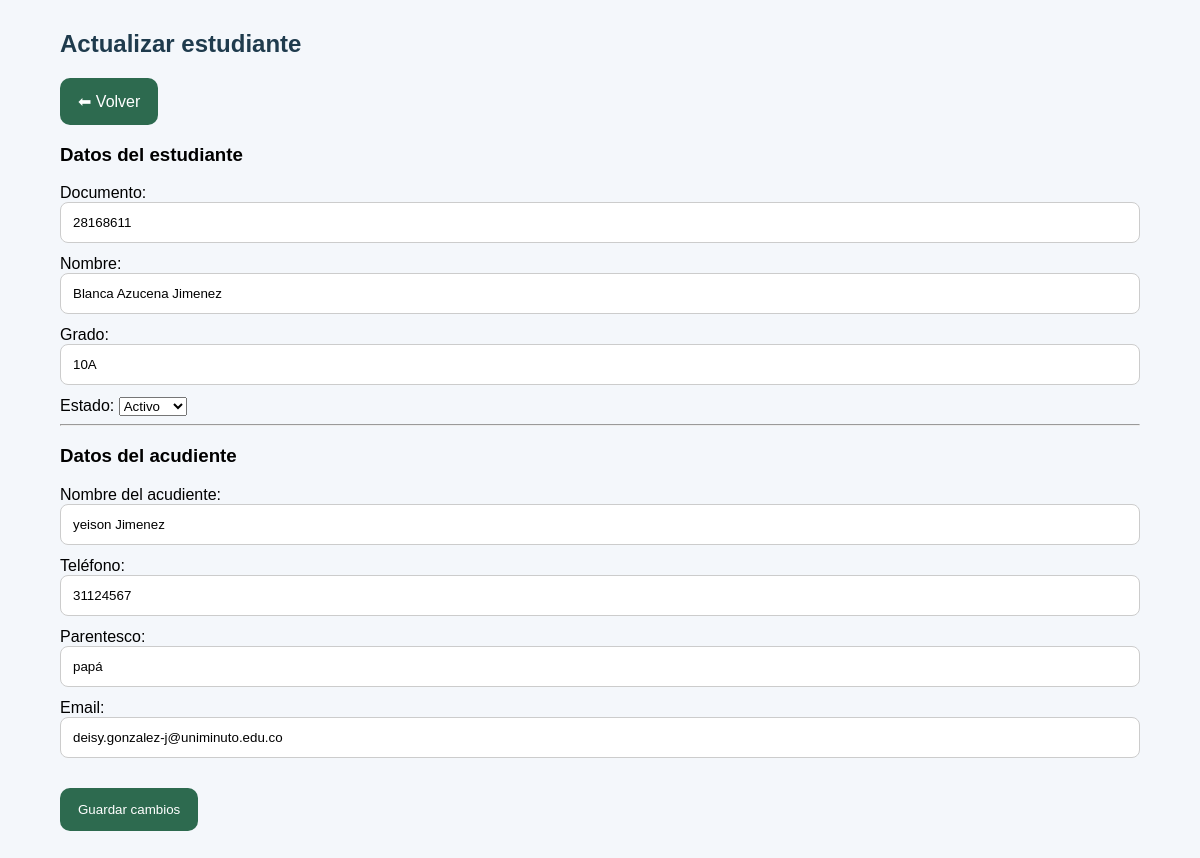
Page /coordinador/editar_estudiante/9 (signed in) on the committed database.
### tables this page shows
CREATE TABLE estudiante (
    id_estudiante INTEGER PRIMARY KEY AUTOINCREMENT,
    documento TEXT,
    nombre TEXT,
    grado TEXT,
    estado TEXT,
    qr_hash TEXT UNIQUE,
    created_at DATETIME DEFAULT CURRENT_TIMESTAMP
);

CREATE TABLE acudiente (
    id_acudiente INTEGER PRIMARY KEY AUTOINCREMENT,
    nombre TEXT,
    telefono TEXT,
    parentesco TEXT,
    email TEXT,
    estado TEXT,
    created_at DATETIME DEFAULT CURRENT_TIMESTAMP
, id_estudiante INTEGER);

### web_app.py (the view, shortened to what this page needs)
@app.route("/coordinador/editar_estudiante/<int:id_estudiante>", methods=["GET", "POST"])
def editar_estudiante(id_estudiante):
    if "rol" not in session or session["rol"] not in ["Coordinador", "Administrador", "Rectora"]:
        return redirect(url_for("login"))
    conn = get_connection()
    cursor = conn.cursor()
    cursor.execute("""
        SELECT e.id_estudiante, e.documento, e.nombre, e.grado, e.estado, e.qr_hash,
               a.nombre AS nombre_acudiente, a.telefono, a.parentesco, a.email
        FROM estudiante e
        LEFT JOIN acudiente a ON e.id_estudiante = a.id_estudiante
        WHERE e.id_estudiante = ?
    """, (id_estudiante,))
    estudiante = cursor.fetchone()
    conn.close()
    if not estudiante:
        return redirect(url_for("ver_estudiantes_web"))
    return render_template(
        "editar_estudiante.html",
        estudiante=estudiante,
        nombre=session["nombre"]
    )

### config.py (called while the page is built)
def get_connection():
    conn = sqlite3.connect(DATABASE)
    conn.row_factory = sqlite3.Row
    return conn

### templates/editar_estudiante.html (shortened to what this page needs)
<!DOCTYPE html>
<html lang="es">
<head>
    <link rel="stylesheet" href="{{ url_for('static', filename='css/style.css') }}">
</head>
<body>
    <div class="container">
        <h2>Actualizar estudiante</h2>
        <a class="btn" href="{{ url_for('ver_estudiantes_web') }}">⬅ Volver</a>
        <form method="POST">
            <h3>Datos del estudiante</h3>
            <label>Documento:</label>
            <input type="text" name="documento" value="{{ estudiante[1] }}" required>
            <label>Nombre:</label>
            <input type="text" name="nombre" value="{{ estudiante[2] }}" required>
            <label>Grado:</label>
            <input type="text" name="grado" value="{{ estudiante[3] }}" required>
            <label>Estado:</label>
            <select name="estado" required>
                <option value="activo" {% if estudiante[4] == 'activo' %}selected{% endif %}>Activo</option>
            </select>
            <hr>
            <h3>Datos del acudiente</h3>
            <label>Nombre del acudiente:</label>
            <input type="text" name="nombre_acudiente" value="{{ estudiante[6] or '' }}" required>
            <label>Teléfono:</label>
            <input type="text" name="telefono" value="{{ estudiante[7] or '' }}" required>
            <label>Parentesco:</label>
            <input type="text" name="parentesco" value="{{ estudiante[8] or '' }}" required>
            <label>Email:</label>
            <input type="email" name="email" value="{{ estudiante[9] or '' }}" required>
            <br><br>
            <button type="submit" class="btn">Guardar cambios</button>
        </form>
    </div>
</body>
</html>

### static/css/style.css (style rules this page uses)
body { font-family: Arial, sans-serif; background: #f4f7fb; margin: 0; padding: 0; }
.container { width: 90%; max-width: 1100px; margin: 30px auto; }
h1, h2 { color: #1f3b4d; }
.card-link, .btn { display: inline-block; background: #2d6a4f; color: white; text-decoration: none; padding: 14px 18px; border-radius: 10px; text-align: center; border: none; cursor: pointer; }
form input { width: 100%; padding: 12px; margin-bottom: 12px; border: 1px solid #ccc; border-radius: 8px; box-sizing: border-box; }

### rows in the picture
estudiante: documento "28168611", nombre "Blanca Azucena Jimenez", grado "10A", estado "Activo"
acudiente: nombre_acudiente "yeison Jimenez", telefono "31124567", parentesco "papá", email "deisy.gonzalez-j@uniminuto.edu.co"
